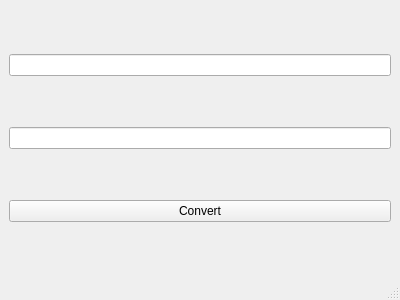
<?xml version="1.0" encoding="UTF-8"?>
<ui version="4.0">
 <class>MainWindow</class>
 <widget class="QMainWindow" name="MainWindow">
  <property name="geometry">
   <rect>
    <x>0</x>
    <y>0</y>
    <width>400</width>
    <height>300</height>
   </rect>
  </property>
  <property name="windowTitle">
   <string>MainWindow</string>
  </property>
  <widget class="QWidget" name="centralwidget">
   <layout class="QVBoxLayout" name="verticalLayout">
    <item>
     <widget class="QLineEdit" name="inputPathLineEdit"/>
    </item>
    <item>
     <widget class="QLineEdit" name="outputPathLineEdit"/>
    </item>
    <item>
     <widget class="QPushButton" name="button_convert">
      <property name="text">
       <string>Convert</string>
      </property>
     </widget>
    </item>
   </layout>
  </widget>
  <widget class="QMenuBar" name="menubar">
   <property name="geometry">
    <rect>
     <x>0</x>
     <y>0</y>
     <width>400</width>
     <height>22</height>
    </rect>
   </property>
  </widget>
  <widget class="QStatusBar" name="statusbar"/>
 </widget>
 <resources/>
 <connections/>
</ui>
